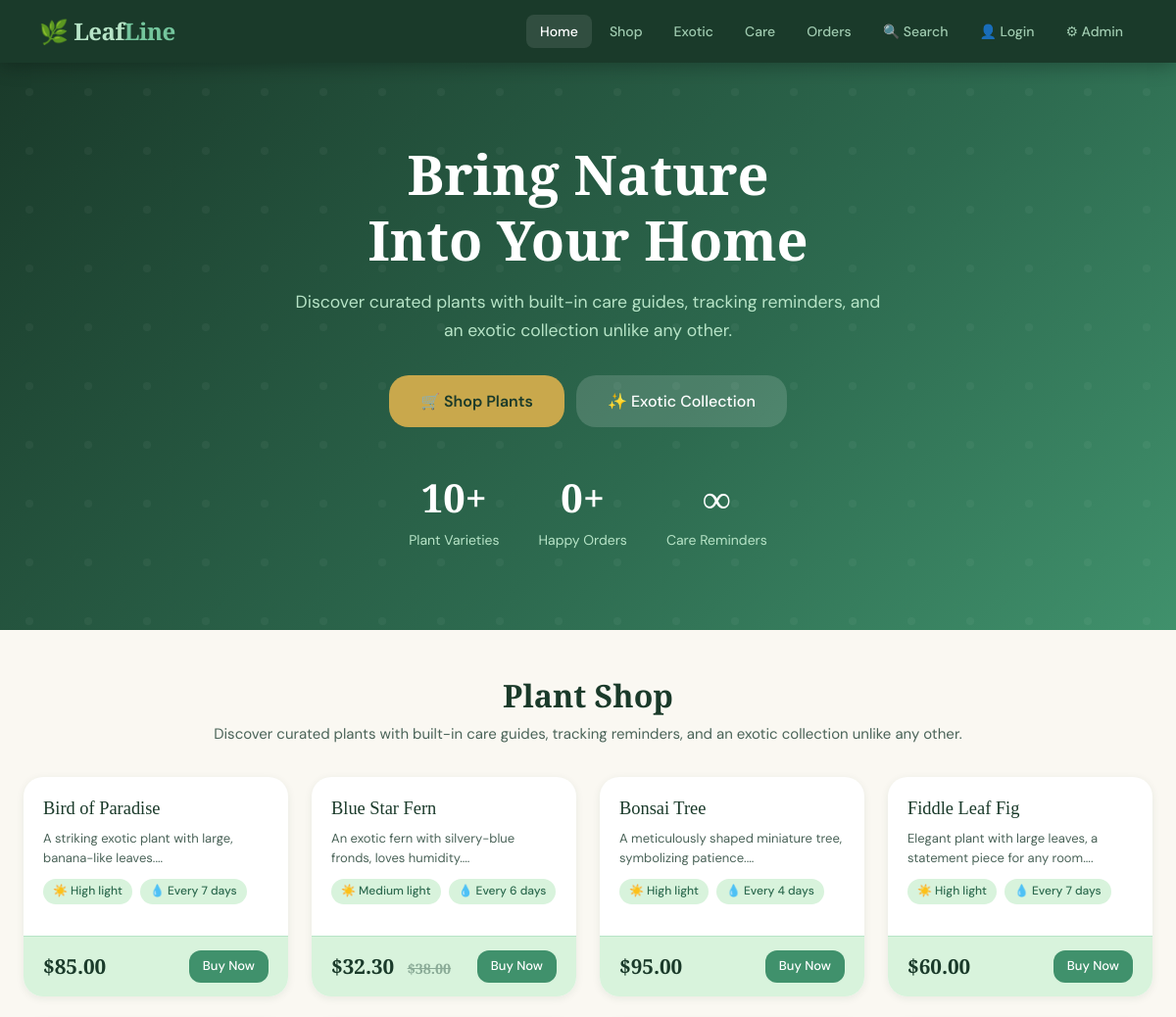
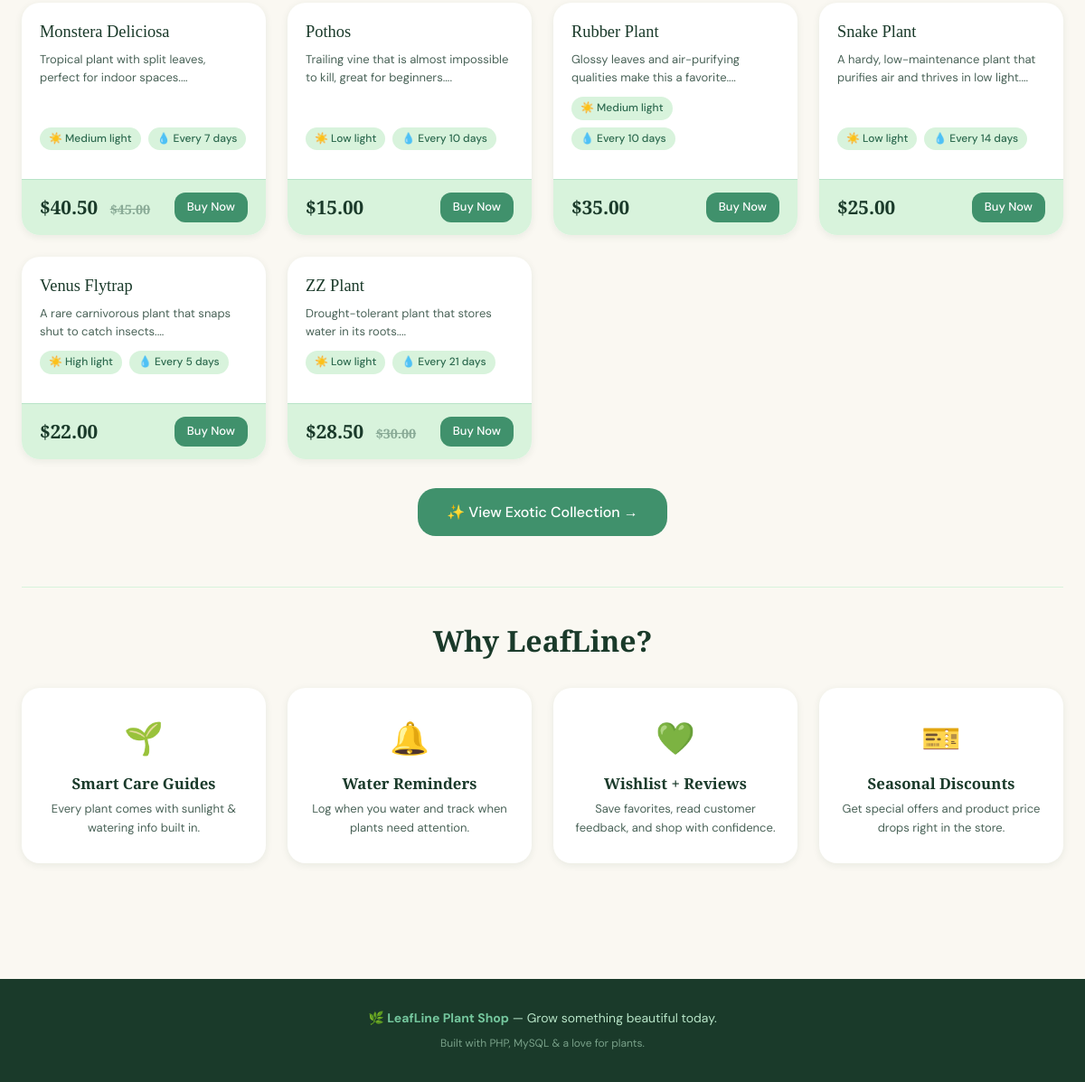
The page / on the database its author committed (2 pictures, top to bottom).
### tables this page shows
CREATE TABLE IF NOT EXISTS plants (
    id INT AUTO_INCREMENT PRIMARY KEY,
    name VARCHAR(150) NOT NULL,
    description TEXT,
    price DECIMAL(10,2) NOT NULL DEFAULT 0,
    image_url VARCHAR(500),
    type VARCHAR(20) NOT NULL DEFAULT 'regular',
    sunlight VARCHAR(50) NOT NULL DEFAULT 'Medium',
    watering_days INT NOT NULL DEFAULT 7,
    stock INT NOT NULL DEFAULT 0,
    discount_percent TINYINT NOT NULL DEFAULT 0,
    created_at DATETIME NOT NULL DEFAULT CURRENT_TIMESTAMP
);

### db.php (called while the page is built, shortened)
<?php
function isAdmin() {
    return isset($_SESSION['admin_verified']) && $_SESSION['admin_verified'] === true;
}
function e($str) {
    return htmlspecialchars($str, ENT_QUOTES, 'UTF-8');
}
function formatPrice($price) {
    return '$' . number_format($price, 2);
}
function discountedPrice($price, $discountPercent) {
    $discountPercent = max(0, min(100, (int)$discountPercent));
    return $discountPercent > 0 ? $price * (1 - $discountPercent / 100) : $price;
}
?>

### index.php (the view, shortened to what this page needs)
<?php
require_once 'db.php';
$plants = $conn->query("SELECT * FROM plants ORDER BY name ASC");
$totalPlants = $conn->query("SELECT COUNT(*) as c FROM plants")->fetch_assoc()['c'];
$totalOrders = $conn->query("SELECT COUNT(*) as c FROM orders")->fetch_assoc()['c'];
?>
<!DOCTYPE html>
<html lang="en">
<head>
    <link rel="stylesheet" href="style.css">
</head>
<body>
<nav class="navbar">
    <a href="/plantshop/" class="navbar-brand">🌿 Leaf<span>Line</span></a>
    <ul class="navbar-nav">
        <li><a href="/plantshop/" class="active">Home</a></li>
        <li><a href="shop">Shop</a></li>
        <li><a href="exotic">Exotic</a></li>
        <li><a href="care">Care</a></li>
        <li><a href="orders">Orders</a></li>
        <li><a href="search.php">🔍 Search</a></li>
        <?php if (isset($_SESSION['customer_id'])): ?>
        <li><a href="account.php">🙍 My Account</a></li>
        <li><a href="loyalty.php">🏆 Rewards</a></li>
        <li><a href="logout.php">🚪 Logout</a></li>
        <?php else: ?>
        <li><a href="login.php">👤 Login</a></li>
        <?php endif; ?>
        <?php if (isAdmin()): ?>
        <li><a href="dashboard">📊 Dashboard</a></li>
        <li><a href="admin_reviews">📝 Reviews</a></li>
        <li><a href="admin_wishlist">💚 Wishlists</a></li>
        <li><a href="discount_codes">🎫 Discounts</a></li>
        <li><a href="add_plant">🌱 Manage Plants</a></li>
        <li><a href="admin_change_password.php">🔐 Change Password</a></li>
        <li><a href="add_plant?logout=1" style="color:#e07a5f;">🚪 Admin Logout</a></li>
        <?php else: ?>
        <li><a href="admin_login.php">⚙ Admin</a></li>
        <?php endif; ?>
    </ul>
</nav>
<section class="hero">
    <div class="hero-content">
        <h1>Bring Nature<br>Into Your Home</h1>
        <p>Discover curated plants with built-in care guides, tracking reminders, and an exotic collection unlike any other.</p>
        <div style="display:flex; gap:12px; justify-content:center; flex-wrap:wrap;">
            <a href="shop" class="btn btn-gold btn-lg">🛒 Shop Plants</a>
            <a href="exotic" class="btn btn-secondary btn-lg" style="background:rgba(255,255,255,0.15); color:#fff;">✨ Exotic Collection</a>
        </div>
        <div style="display:flex; gap:40px; justify-content:center; margin-top:40px; flex-wrap:wrap;">
            <div style="text-align:center;">
                <div style="font-family:'Playfair Display',serif; font-size:2.5rem; color:#fff; font-weight:700;"><?= $totalPlants ?>+</div>
                <div style="color:var(--green-pale); font-size:14px;">Plant Varieties</div>
            </div>
            <div style="text-align:center;">
                <div style="font-family:'Playfair Display',serif; font-size:2.5rem; color:#fff; font-weight:700;"><?= $totalOrders ?>+</div>
                <div style="color:var(--green-pale); font-size:14px;">Happy Orders</div>
            </div>
            <div style="text-align:center;">
                <div style="font-family:'Playfair Display',serif; font-size:2.5rem; color:#fff; font-weight:700;">∞</div>
                <div style="color:var(--green-pale); font-size:14px;">Care Reminders</div>
            </div>
        </div>
    </div>
</section>
<div class="page-wrapper">
    <div style="text-align:center; margin-bottom:32px;">
        <h2 style="font-size:2rem;">Plant Shop</h2>
        <p style="color:var(--text-mid); margin-top:8px;">Discover curated plants with built-in care guides, tracking reminders, and an exotic collection unlike any other.</p>
    </div>
    <div class="plant-grid">
        <?php while($plant = $plants->fetch_assoc()): ?>
        <div class="plant-card">
            <div class="plant-card-body">
                <div class="plant-card-name"><?= e($plant['name']) ?></div>
                <div class="plant-card-desc"><?= e(substr($plant['description'], 0, 80)) ?>...</div>
                <div class="plant-care-info">
                    <span class="care-tag">☀️ <?= e($plant['sunlight']) ?> light</span>
                    <span class="care-tag">💧 Every <?= e($plant['watering_days']) ?> days</span>
                </div>
            </div>
            <div class="plant-card-footer">
                <?php $indexPrice = !empty($plant['discount_percent']) ? discountedPrice($plant['price'], $plant['discount_percent']) : $plant['price']; ?>
                <span class="plant-price"><?= formatPrice($indexPrice) ?>
                    <?php if (!empty($plant['discount_percent'])): ?>
                        <span class="price-faded"><?= formatPrice($plant['price']) ?></span>
                    <?php endif; ?>
                </span>
                <a href="shop?add=<?= $plant['id'] ?>" class="btn btn-primary btn-sm">Buy Now</a>
            </div>
        </div>
        <?php endwhile; ?>
    </div>
    <div style="text-align:center; margin-top:32px;">
        <a href="exotic" class="btn btn-primary btn-lg">✨ View Exotic Collection →</a>
    </div>
    <div class="divider" style="margin:56px 0 40px;"></div>
    <div style="text-align:center; margin-bottom:32px;">
        <h2 style="font-size:2rem;">Why LeafLine?</h2>
    </div>
    <div style="display:grid; grid-template-columns: repeat(auto-fit, minmax(200px,1fr)); gap:24px; text-align:center;">
        <?php
        $features = [
            ['🌱', 'Smart Care Guides', 'Every plant comes with sunlight & watering info built in.'],
            ['🔔', 'Water Reminders', 'Log when you water and track when plants need attention.'],
            ['💚', 'Wishlist + Reviews', 'Save favorites, read customer feedback, and shop with confidence.'],
            ['🎫', 'Seasonal Discounts', 'Get special offers and product price drops right in the store.'],
        ];
        foreach ($features as $f):
        ?>
        <div style="background:var(--white); border-radius:var(--radius-lg); padding:28px 20px; box-shadow:var(--shadow-sm);">
            <div style="font-size:2.2rem; margin-bottom:12px;"><?= $f[0] ?></div>
            <h3 style="font-size:1.05rem; margin-bottom:8px;"><?= $f[1] ?></h3>
            <p style="font-size:13px; color:var(--text-mid);"><?= $f[2] ?></p>
        </div>
        <?php endforeach; ?>
    </div>
</div>
<footer>
    <p>🌿 <strong>LeafLine Plant Shop</strong> — Grow something beautiful today.</p>
    <p style="margin-top:8px; opacity:0.6; font-size:12px;">Built with PHP, MySQL & a love for plants.</p>
</footer>
</body>
</html>

### rows shown on the page
plants: name "Bird of Paradise", description "A striking exotic plant with large, banana-like leaves.", sunlight "High", watering_days "7", formatPrice($indexPrice) "$85.00"
plants: name "Blue Star Fern", description "An exotic fern with silvery-blue fronds, loves humidity.", sunlight "Medium", watering_days "6", formatPrice($indexPrice) "$32.30", price "$38.00"
plants: name "Bonsai Tree", description "A meticulously shaped miniature tree, symbolizing patience.", sunlight "High", watering_days "4", formatPrice($indexPrice) "$95.00"
plants: name "Fiddle Leaf Fig", description "Elegant plant with large leaves, a statement piece for any room.", sunlight "High", watering_days "7", formatPrice($indexPrice) "$60.00"
plants: name "Monstera Deliciosa", description "Tropical plant with split leaves, perfect for indoor spaces.", sunlight "Medium", watering_days "7", formatPrice($indexPrice) "$40.50", price "$45.00"
plants: name "Pothos", description "Trailing vine that is almost impossible to kill, great for beginners.", sunlight "Low", watering_days "10", formatPrice($indexPrice) "$15.00"
plants: name "Rubber Plant", description "Glossy leaves and air-purifying qualities make this a favorite.", sunlight "Medium", watering_days "10", formatPrice($indexPrice) "$35.00"
plants: name "Snake Plant", description "A hardy, low-maintenance plant that purifies air and thrives in low light.", sunlight "Low", watering_days "14", formatPrice($indexPrice) "$25.00"
plants: name "Venus Flytrap", description "A rare carnivorous plant that snaps shut to catch insects.", sunlight "High", watering_days "5", formatPrice($indexPrice) "$22.00"
plants: name "ZZ Plant", description "Drought-tolerant plant that stores water in its roots.", sunlight "Low", watering_days "21", formatPrice($indexPrice) "$28.50", price "$30.00"

### other values the page prints
$totalPlants "10"
$totalOrders "0"
$f[0] "🌱"
$f[1] "Smart Care Guides"
$f[2] "Every plant comes with sunlight & watering info built in."
$f[0] "🔔"
$f[1] "Water Reminders"
$f[2] "Log when you water and track when plants need attention."
$f[0] "💚"
$f[1] "Wishlist + Reviews"
$f[2] "Save favorites, read customer feedback, and shop with confidence."
$f[0] "🎫"
$f[1] "Seasonal Discounts"
$f[2] "Get special offers and product price drops right in the store."
